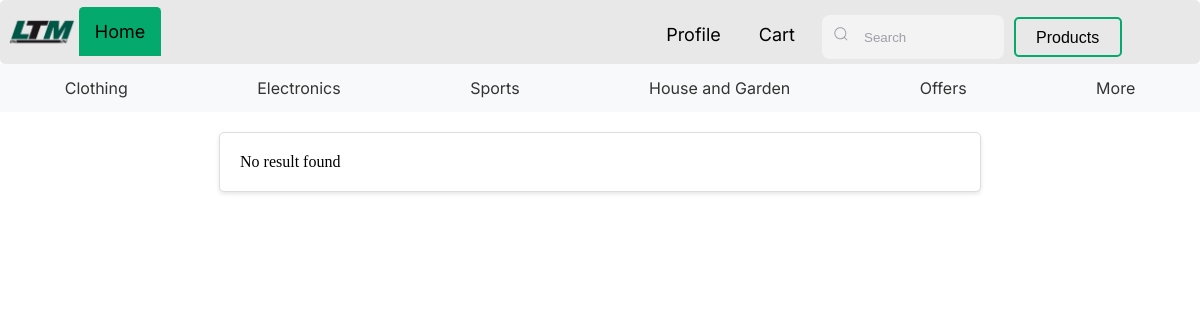
/pages/users/user_search.php?key=miguel (signed in), run on an earlier commit of the app's database.
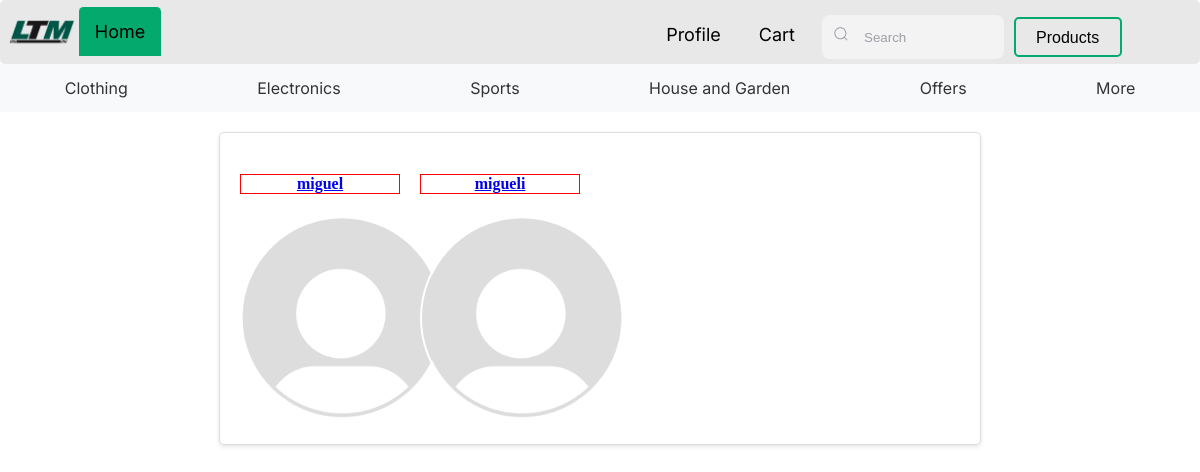
And on a later commit of the database.
### tables this page shows
CREATE TABLE users (
    id INTEGER PRIMARY KEY AUTOINCREMENT,
    username VARCHAR(100) NOT NULL,
    email VARCHAR(255) NOT NULL,
    password VARCHAR NOT NULL,
    permissions VARCHAR(50) NOT NULL DEFAULT 'user',
    created_at TIMESTAMP DEFAULT CURRENT_TIMESTAMP,
    small_description VARCHAR(255),
    country Varchar(50),
    city VARCHAR(50) ,
    phone_number VARCHAR(13) UNIQUE,
    image VARCHAR DEFAULT '../../../assets/Default_pfp.svg.png'
);

### pages/users/user_search.php (called while the page is built, shortened)
<?php
require '../../common/index_header.php';
require '../../templates/user_search_page.php';
$db = getDatabaseConnection();
if (isGetParamSet('key')) {
    $key = '%' .htmlspecialchars($_GET['key']. '%');
    $query = "SELECT * FROM users WHERE username LIKE :key";
    $users = fetchDataAll($db, $query, [':key' => $key]);
}
drawGridSection($users);
?>

### utils/getters.php (called while the page is built, shortened)
<?php
function isGetParamSet($paramName)
{
    return isset($_GET[$paramName]);
}
function fetchDataAll($db, $query, $params = [])
{
    $stmt = $db->prepare($query);
    $stmt->execute($params);
    return $stmt->fetchAll(PDO::FETCH_ASSOC);
}
?>

### templates/user_search_page.php (the view)
<?php
function drawGridSection($users)
{
    echo '        <link rel="stylesheet" href="../../../css/profile_image.css">
    ';
    echo '<section class="grid-container">';
    if (!empty($users)) {
        foreach ($users as $user) {
            $id = $user['id'];
            echo '<section class="profile-image-container">';
            echo '<a href="../profile/public_profile.php?id=' . $id . '"><h4 style="border: 1px solid red">' . $user['username'] . '</h4></a>';
            $image_url = $user['image'];
            echo '<a href="../profile/public_profile.php?id=' . $id . '"><img src="' . $image_url . '"></a>';
            echo '</section>';
        }
    } else {
        echo 'No result found';
    }
    echo '</section>';
}
?>

What changed in the data, as far as the page shows it:
added users: username "miguel", image (placeholder picture)
added users: username "migueli", image (placeholder picture)
Also different on the page:
text no longer shown: "No result found"
